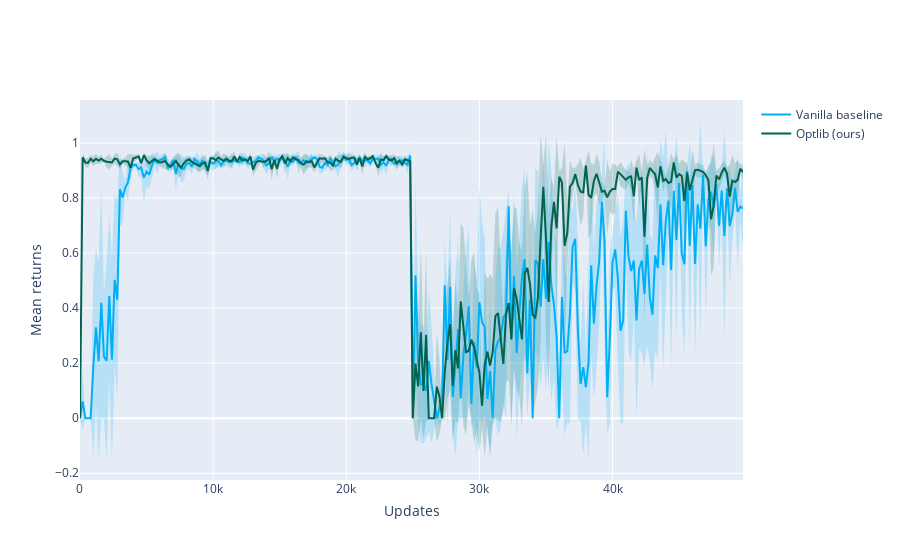

Write notebook code for a chart like this one.
### Code cell
fig = go.Figure()

fig.add_trace(go.Scatter(
    x=x+x_rev,
    y=y1_upper+y1_lower,
    fill='toself',
    fillcolor='rgba(0,100,80,0.2)',
    line_color='rgba(255,255,255,0)',
    showlegend=False,
    name='Optlib (ours)',
))
fig.add_trace(go.Scatter(
    x=x+x_rev,
    y=y2_upper+y2_lower,
    fill='toself',
    fillcolor='rgba(0,176,246,0.2)',
    line_color='rgba(255,255,255,0)',
    name='Vanilla baseline',
    showlegend=False,
))
# fig.add_trace(go.Scatter(
#     x=x+x_rev,
#     y=y3_upper+y3_lower,
#     fill='toself',
#     fillcolor='rgba(231,107,243,0.2)',
#     line_color='rgba(255,255,255,0)',
#     showlegend=False,
#     name='Ideal',Rename
# ))

fig.add_trace(go.Scatter(
    x=x, y=y2,
    line_color='rgb(0,176,246)',
    name='Vanilla baseline',
))

fig.add_trace(go.Scatter(
    x=x, y=y1,
    line_color='rgb(0,100,80)',
    name='Optlib (ours)',
))

# fig.add_trace(go.Scatter(
#     x=x, y=y3,
#     line_color='rgb(231,107,243)',
#     name='Ideal',
# ))


fig.update_yaxes(
        title_text = "Mean returns",
        title_standoff = 10)

fig.update_xaxes(
        title_text = "Updates",
        title_standoff = 10)


fig.update_traces(mode='lines')
fig.show()

### Figure 1 — Plotly figure (JSON) as saved in the notebook; plotly's stock layout.template omitted (floating-point values rounded to 4 significant figures; data arrays with more than 128 entries replaced by an {"elided": "..."} marker saying what was removed)
{"data": [{"fill": "toself", "fillcolor": "rgba(0,100,80,0.2)", "line": {"color": "rgba(255,255,255,0)"}, "mode": "lines", "name": "Optlib (ours)", "showlegend": false, "type": "scatter", "x": {"elided": "500 int values"}, "y": {"elided": "500 float values"}}, {"fill": "toself", "fillcolor": "rgba(0,176,246,0.2)", "line": {"color": "rgba(255,255,255,0)"}, "mode": "lines", "name": "Vanilla baseline", "showlegend": false, "type": "scatter", "x": {"elided": "500 int values"}, "y": {"elided": "500 float values"}}, {"line": {"color": "rgb(0,176,246)"}, "mode": "lines", "name": "Vanilla baseline", "type": "scatter", "x": {"elided": "250 int values"}, "y": {"elided": "250 float values"}}, {"line": {"color": "rgb(0,100,80)"}, "mode": "lines", "name": "Optlib (ours)", "type": "scatter", "x": {"elided": "250 int values"}, "y": {"elided": "250 float values"}}], "layout": {"xaxis": {"title": {"standoff": 10, "text": "Updates"}}, "yaxis": {"title": {"standoff": 10, "text": "Mean returns"}}}}
